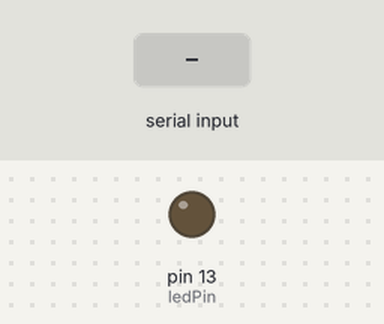
The sketch below on a simulated Arduino Uno, built with avr-gcc and run on an emulated ATmega328P. Shown: output pins drawn as LEDs (lit = HIGH). Dashed ring = blinking. Inputs (shaded band) come from the test bench.

Above: at 1.2 s.
1.3 s: "1" received over Serial
At 1.8 s:
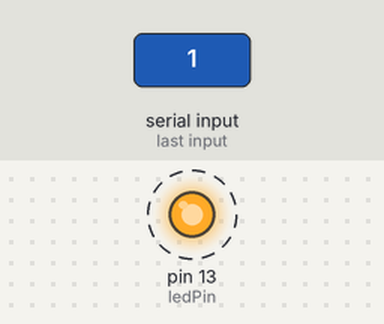
4.3 s: "0" received over Serial
At 4.8 s:
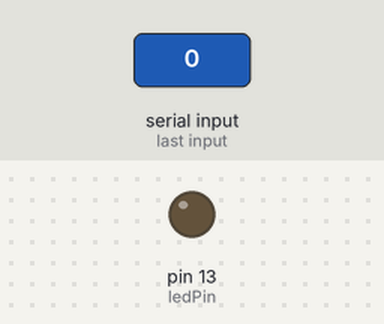
Timing chart, 0 to 7.3 s (numbered marks = the images above; inputs shaded):
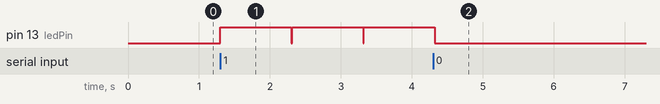

Measured:
- after the input at 1.3 s, pin 13 (ledPin): alternates HIGH for 1.0 s and LOW for 0.01 s, starting at once
- after the input at 4.3 s, pin 13 (ledPin): goes on until 4.3 s, then stays LOW

The sketch:

arduinoSerial.ino
```cpp
char val; // Data received from the serial port
int ledPin = 13; // Set the pin to digital I/O 13

void setup() {
  pinMode(ledPin, OUTPUT); // Set pin as OUTPUT
  Serial.begin(9600); // Start serial communication at 9600 bps
}
void loop() {

  if (Serial.available())
  { // If data is available to read,
    val = Serial.read(); // read it and store it in val
  }
  if (val == '1')
  { // If 1 was received
    digitalWrite(ledPin, HIGH); // turn the LED on
    delay(1000);
    digitalWrite(ledPin, LOW); // turn the LED on

  } else {
    digitalWrite(ledPin, LOW); // otherwise turn it off
  }
  delay(10); // Wait 10 milliseconds for next reading
}
```
